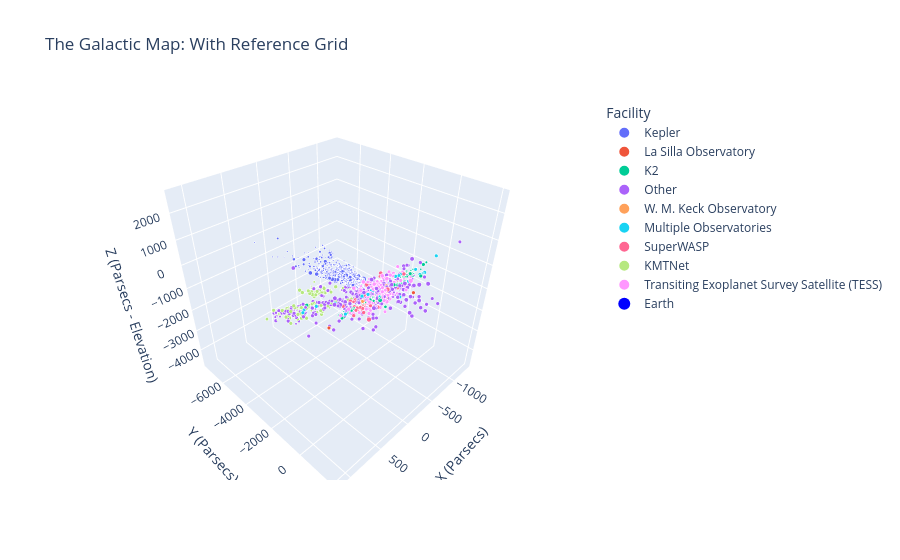

This figure's notebook cell:
### Code cell
fig = px.scatter_3d(
    df_map, 
    x='X', y='Y', z='Z',
    color='Facility',
    size='planet_radius_earth',  
    size_max=15,                 
    hover_name='planet_name',
    title='The Galactic Map: Visualizing Observational Bias',
    opacity=1
)

fig.add_scatter3d(
    x=[0], y=[0], z=[0], 
    mode='markers', 
    marker=dict(size=8, color='blue', symbol='circle'), 
    name='Earth'
)


fig.update_layout(
    scene=dict(
        xaxis=dict(
            title='X (Parsecs)', 
            showgrid=True, 
            zeroline=True,      
        ),
        yaxis=dict(
            title='Y (Parsecs)', 
            showgrid=True, 
            zeroline=True,      
            showline=True
        ),
        zaxis=dict(
            title='Z (Parsecs - Elevation)', 
            showgrid=True, 
            zeroline=True      
        ),
        aspectmode='cube' 
    ),
    title='The Galactic Map: With Reference Grid'
)
fig.show()

### Figure 1 — Plotly figure (JSON) as saved in the notebook; plotly's stock layout.template omitted (floating-point values rounded to 4 significant figures; data arrays with more than 128 entries replaced by an {"elided": "..."} marker saying what was removed)
{"data": [{"hovertemplate": "<b>%{hovertext}</b><br><br>Facility=Kepler<br>X=%{x}<br>Y=%{y}<br>Z=%{z}<br>planet_radius_earth=%{marker.size}<extra></extra>", "hovertext": {"elided": "2771 str values"}, "legendgroup": "Kepler", "marker": {"color": "#636efa", "opacity": 1, "size": {"elided": "2771 float values"}, "sizemode": "area", "sizeref": 0.3437, "symbol": "circle"}, "mode": "markers", "name": "Kepler", "scene": "scene", "showlegend": true, "x": {"elided": "2771 float values"}, "y": {"elided": "2771 float values"}, "z": {"elided": "2771 float values"}, "type": "scatter3d"}, {"hovertemplate": "<b>%{hovertext}</b><br><br>Facility=La Silla Observatory<br>X=%{x}<br>Y=%{y}<br>Z=%{z}<br>planet_radius_earth=%{marker.size}<extra></extra>", "hovertext": {"elided": "302 str values"}, "legendgroup": "La Silla Observatory", "marker": {"color": "#EF553B", "opacity": 1, "size": {"elided": "302 float values"}, "sizemode": "area", "sizeref": 0.3437, "symbol": "circle"}, "mode": "markers", "name": "La Silla Observatory", "scene": "scene", "showlegend": true, "x": {"elided": "302 float values"}, "y": {"elided": "302 float values"}, "z": {"elided": "302 float values"}, "type": "scatter3d"}, {"hovertemplate": "<b>%{hovertext}</b><br><br>Facility=K2<br>X=%{x}<br>Y=%{y}<br>Z=%{z}<br>planet_radius_earth=%{marker.size}<extra></extra>", "hovertext": {"elided": "549 str values"}, "legendgroup": "K2", "marker": {"color": "#00cc96", "opacity": 1, "size": {"elided": "549 float values"}, "sizemode": "area", "sizeref": 0.3437, "symbol": "circle"}, "mode": "markers", "name": "K2", "scene": "scene", "showlegend": true, "x": {"elided": "549 float values"}, "y": {"elided": "549 float values"}, "z": {"elided": "549 float values"}, "type": "scatter3d"}, {"hovertemplate": "<b>%{hovertext}</b><br><br>Facility=Other<br>X=%{x}<br>Y=%{y}<br>Z=%{z}<br>planet_radius_earth=%{marker.size}<extra></extra>", "hovertext": {"elided": "943 str values"}, "legendgroup": "Other", "marker": {"color": "#ab63fa", "opacity": 1, "size": {"elided": "943 float values"}, "sizemode": "area", "sizeref": 0.3437, "symbol": "circle"}, "mode": "markers", "name": "Other", "scene": "scene", "showlegend": true, "x": {"elided": "943 float values"}, "y": {"elided": "943 float values"}, "z": {"elided": "943 float values"}, "type": "scatter3d"}, {"hovertemplate": "<b>%{hovertext}</b><br><br>Facility=W. M. Keck Observatory<br>X=%{x}<br>Y=%{y}<br>Z=%{z}<br>planet_radius_earth=%{marker.size}<extra></extra>", "hovertext": {"elided": "194 str values"}, "legendgroup": "W. M. Keck Observatory", "marker": {"color": "#FFA15A", "opacity": 1, "size": {"elided": "194 float values"}, "sizemode": "area", "sizeref": 0.3437, "symbol": "circle"}, "mode": "markers", "name": "W. M. Keck Observatory", "scene": "scene", "showlegend": true, "x": {"elided": "194 float values"}, "y": {"elided": "194 float values"}, "z": {"elided": "194 float values"}, "type": "scatter3d"}, {"hovertemplate": "<b>%{hovertext}</b><br><br>Facility=Multiple Observatories<br>X=%{x}<br>Y=%{y}<br>Z=%{z}<br>planet_radius_earth=%{marker.size}<extra></extra>", "hovertext": {"elided": "348 str values"}, "legendgroup": "Multiple Observatories", "marker": {"color": "#19d3f3", "opacity": 1, "size": {"elided": "348 float values"}, "sizemode": "area", "sizeref": 0.3437, "symbol": "circle"}, "mode": "markers", "name": "Multiple Observatories", "scene": "scene", "showlegend": true, "x": {"elided": "348 float values"}, "y": {"elided": "348 float values"}, "z": {"elided": "348 float values"}, "type": "scatter3d"}, {"hovertemplate": "<b>%{hovertext}</b><br><br>Facility=SuperWASP<br>X=%{x}<br>Y=%{y}<br>Z=%{z}<br>planet_radius_earth=%{marker.size}<extra></extra>", "hovertext": ["WASP-23 b", "WASP-38 b", "WASP-67 b", "WASP-31 b", "WASP-14 b", "WASP-59 b", "WASP-70 A b", "WASP-83 b", "WASP-89 b", "WASP-24 b", "WASP-21 b", "WASP-16 b", "WASP-17 b", "WASP-18 b", "WASP-26 b", "WASP-33 b", "WASP-57 b", "WASP-11 b", "WASP-37 b", "WASP-90 b", "WASP-52 b", "WASP-75 b", "WASP-135 b", "WASP-118 b", "WASP-7 b", "WASP-101 b", "WASP-92 b", "WASP-127 b", "WASP-136 b", "WASP-154 b", "WASP-1 b", "WASP-117 b", "WASP-2 b", "WASP-28 b", "WASP-180 A b", "WASP-195 b", "WASP-98 b", "WASP-32 b", "WASP-66 b", "WASP-34 b", "WASP-3 b", "WASP-60 b", "WASP-13 b", "WASP-10 b", "WASP-197 b", "WASP-183 b", "WASP-49 b", "WASP-15 b", "WASP-63 b", "WASP-121 b", "WASP-80 b", "WASP-95 b", "WASP-97 b", "WASP-46 b", "WASP-48 b", "WASP-6 b", "WASP-25 b", "WASP-44 b", "WASP-186 b", "WASP-8 c", "WASP-68 b", "WASP-79 b", "WASP-42 b", "WASP-123 b", "WASP-29 b", "WASP-69 b", "WASP-94 A b", "WASP-54 b", "WASP-149 b", "WASP-138 b", "WASP-153 b", "WASP-78 b", "WASP-39 b", "WASP-36 b", "WASP-43 b", "WASP-41 b", "WASP-103 b", "WASP-73 b", "WASP-61 b", "WASP-58 b", "WASP-71 b", "WASP-106 b", "WASP-181 b", "WASP-187 b", "WASP-76 b", "WASP-84 b", "WASP-5 b", "WASP-100 b", "WASP-157 b", "WASP-156 b", "WASP-194 b", "WASP-188 b", "WASP-116 b", "WASP-102 b", "WASP-62 b", "WASP-104 b", "WASP-50 b", "WASP-96 b", "WASP-99 b", "WASP-45 b", "WASP-4 b", "WASP-20 b", "WASP-120 b", "WASP-94 B b", "WASP-12 b", "WASP-19 b", "WASP-8 b", "WASP-65 b", "WASP-88 b", "WASP-56 b", "WASP-77 A b", "WASP-64 b", "WASP-35 b", "WASP-74 b", "WASP-82 b", "WASP-47 b", "WASP-155 b", "WASP-22 b", "WASP-177 b", "WASP-93 b", "WASP-72 b", "WASP-55 b"], "legendgroup": "SuperWASP", "marker": {"color": "#FF6692", "opacity": 1, "size": [10.78, 13.79, 12.89, 17.36, 15.47, 8.687, 13.05, 11.66, 11.66, 15.47, 11.99, 13.67, 20.96, 13.9, 13.56, 17.86, 11.77, 12.44, 13.0, 18.27, 14.24, 14.23, 14.57, 16.14, 14.91, 16.03, 16.38, 14.69, 16.81, 10.76, 16.62, 11.88, 12.12, 13.66, 13.9, 10.31, 12.82, 10.76, 15.69, 11.21, 15.92, 9.864, 13.67, 12.11, 14.45, 16.48, 12.44, 15.8, 15.8, 19.53, 11.2, 13.79, 12.78, 13.16, 16.81, 12.54, 13.81, 12.33, 12.44, 12.5, 14.8, 17.15, 12.58, 15.13, 8.631, 11.21, 17.71, 17.71, 15.24, 12.22, 17.37, 21.63, 14.34, 14.87, 10.42, 12.33, 17.13, 15.92, 15.8, 16.03, 13.23, 12.11, 13.27, 18.38, 20.78, 10.72, 12.18, 14.91, 11.19, 6.028, 15.48, 14.82, 13.67, 14.91, 14.8, 12.74, 13.07, 13.45, 11.43, 10.6, 15.12, 15.47, 15.58, 14.1, 22.03, 15.86, 12.67, 12.46, 16.37, 10.54, 13.56, 14.25, 14.57, 15.24, 18.16, 12.86, 13.45, 13.79, 17.71, 17.9, 14.46, 14.73], "sizemode": "area", "sizeref": 0.3437, "symbol": "circle"}, "mode": "markers", "name": "SuperWASP", "scene": "scene", "showlegend": true, "x": [-29.4, -58.9, 77.36, -356.7, -118.0, 103.4, 154.2, -251.9, 190.8, -218.6, 239.4, -149.7, -179.3, 78.6, 243.1, 77.5, -287.2, 72.66, -292.1, 330.3, 169.3, 275.4, -12.25, 354.5, 82.56, -26.8, -143.3, -150.1, 272.2, 180.1, 332.0, 80.85, 93.18, 346.2, -139.7, -119.3, 121.8, 275.3, -380.6, -116.9, 28.19, 368.3, -144.9, 118.1, -402.1, -312.4, -3.539, -209.0, -17.24, -63.34, 27.22, 85.0, 77.26, 158.3, 92.93, 178.0, -180.8, 355.8, 244.8, 73.66, 122.8, 85.11, -128.2, 55.46, 67.15, 35.2, 121.0, -226.9, -117.3, 309.6, 75.21, 309.0, -169.8, -253.9, -77.41, -138.2, -131.6, 127.9, 111.4, 16.78, 316.4, -341.0, 389.9, 319.3, 173.6, -66.1, 232.3, 57.3, -307.2, 102.5, 113.7, 82.75, 456.7, 472.4, 3.843, -173.9, 131.3, 238.7, 78.23, 170.2, 197.1, 192.9, 122.0, 119.5, -49.33, -159.8, 73.66, -185.7, 221.0, -294.9, 83.18, -59.9, 48.35, 84.59, 82.11, 226.9, 327.6, 175.6, 159.9, 228.4, 283.5, -259.6], "y": [149.5, -120.5, -160.4, 66.5, -93.11, -18.94, -151.6, -45.1, -198.3, -236.2, -53.11, -103.6, -310.1, 35.58, 19.57, 57.8, -275.6, 78.93, -262.5, -324.3, -34.46, -87.43, -258.3, 125.9, -94.83, 182.6, -332.5, 52.97, 1.548, -113.8, 30.02, 60.43, -120.4, -38.73, 211.9, -288.7, 198.2, 19.06, 152.0, 30.45, -185.7, -21.45, 121.2, -22.96, 141.4, 90.83, 186.1, -115.5, 227.4, 199.7, -41.65, -35.28, 35.38, -138.9, -240.0, -37.33, -49.66, 24.28, 84.28, -0.1274, -174.8, 194.5, -29.56, -156.8, -2.487, -35.17, -126.2, -108.0, 173.4, 275.2, -461.2, 626.7, -129.5, 286.2, 36.25, -25.9, -348.7, -107.5, 424.6, -204.0, 177.3, 82.31, 196.9, 100.5, 87.07, 75.75, -2.64, 149.0, -122.0, 66.03, -239.5, -535.7, 322.3, -205.8, 76.93, 61.23, 125.4, 4.361, 65.4, 15.6, -22.24, 17.42, 235.5, -124.7, 367.9, 98.22, -0.1274, 196.9, -268.0, -17.35, 63.04, 304.9, 195.1, -122.9, 263.0, -124.8, -69.76, 231.5, -75.26, 38.06, 246.8, -114.3], "z": [-140.9, 23.73, -64.65, -125.3, 60.41, 48.79, -51.66, -89.53, -94.59, 13.17, 81.56, -67.27, -190.9, -88.34, -66.56, 74.32, -14.3, 63.63, 7.301, 57.3, 26.63, -54.46, 148.6, 17.76, -102.6, -80.19, 447.8, -10.67, -42.76, -32.36, 208.2, -121.5, 17.16, -9.609, -8.788, 370.9, -158.9, 5.782, -286.9, -53.44, 134.8, 223.0, 126.8, 73.59, 228.6, -4.186, -56.77, -150.2, -180.3, -170.2, -1.863, -102.2, -124.9, -310.7, 374.2, -75.99, -97.69, -75.4, 102.6, -51.64, -74.88, -125.6, -118.8, -107.4, -56.2, -4.437, -118.5, -0.5622, -31.98, -3.355, 392.4, -284.0, -12.86, -53.95, -14.77, -83.26, 46.97, -269.0, -214.6, 206.0, 4.804, -31.18, 23.91, 161.0, 9.162, 3.265, -203.9, -327.6, -48.32, 5.15, 396.3, 402.8, -17.82, 146.4, -157.8, 24.06, -34.95, -259.3, -121.6, -124.1, -179.0, -85.96, -273.7, -117.1, 211.5, -191.9, -51.64, 40.56, -392.0, 125.7, -12.93, -200.7, -21.94, -2.802, 9.11, -55.14, 217.9, -128.3, -5.66, 288.9, -218.5, -89.47], "type": "scatter3d"}, {"hovertemplate": "<b>%{hovertext}</b><br><br>Facility=KMTNet<br>X=%{x}<br>Y=%{y}<br>Z=%{z}<br>planet_radius_earth=%{marker.size}<extra></extra>", "hovertext": {"elided": "133 str values"}, "legendgroup": "KMTNet", "marker": {"color": "#B6E880", "opacity": 1, "size": {"elided": "133 float values"}, "sizemode": "area", "sizeref": 0.3437, "symbol": "circle"}, "mode": "markers", "name": "KMTNet", "scene": "scene", "showlegend": true, "x": {"elided": "133 float values"}, "y": {"elided": "133 float values"}, "z": {"elided": "133 float values"}, "type": "scatter3d"}, {"hovertemplate": "<b>%{hovertext}</b><br><br>Facility=Transiting Exoplanet Survey Satellite (TESS)<br>X=%{x}<br>Y=%{y}<br>Z=%{z}<br>planet_radius_earth=%{marker.size}<extra></extra>", "hovertext": {"elided": "760 str values"}, "legendgroup": "Transiting Exoplanet Survey Satellite (TESS)", "marker": {"color": "#FF97FF", "opacity": 1, "size": {"elided": "760 float values"}, "sizemode": "area", "sizeref": 0.3437, "symbol": "circle"}, "mode": "markers", "name": "Transiting Exoplanet Survey Satellite (TESS)", "scene": "scene", "showlegend": true, "x": {"elided": "760 float values"}, "y": {"elided": "760 float values"}, "z": {"elided": "760 float values"}, "type": "scatter3d"}, {"marker": {"color": "blue", "size": 8, "symbol": "circle"}, "mode": "markers", "name": "Earth", "x": [0], "y": [0], "z": [0], "type": "scatter3d"}], "layout": {"scene": {"domain": {"x": [0.0, 1.0], "y": [0.0, 1.0]}, "xaxis": {"title": {"text": "X (Parsecs)"}, "showgrid": true, "zeroline": true}, "yaxis": {"title": {"text": "Y (Parsecs)"}, "showgrid": true, "zeroline": true, "showline": true}, "zaxis": {"title": {"text": "Z (Parsecs - Elevation)"}, "showgrid": true, "zeroline": true}, "aspectmode": "cube"}, "legend": {"title": {"text": "Facility"}, "tracegroupgap": 0, "itemsizing": "constant"}, "title": {"text": "The Galactic Map: With Reference Grid"}}}
